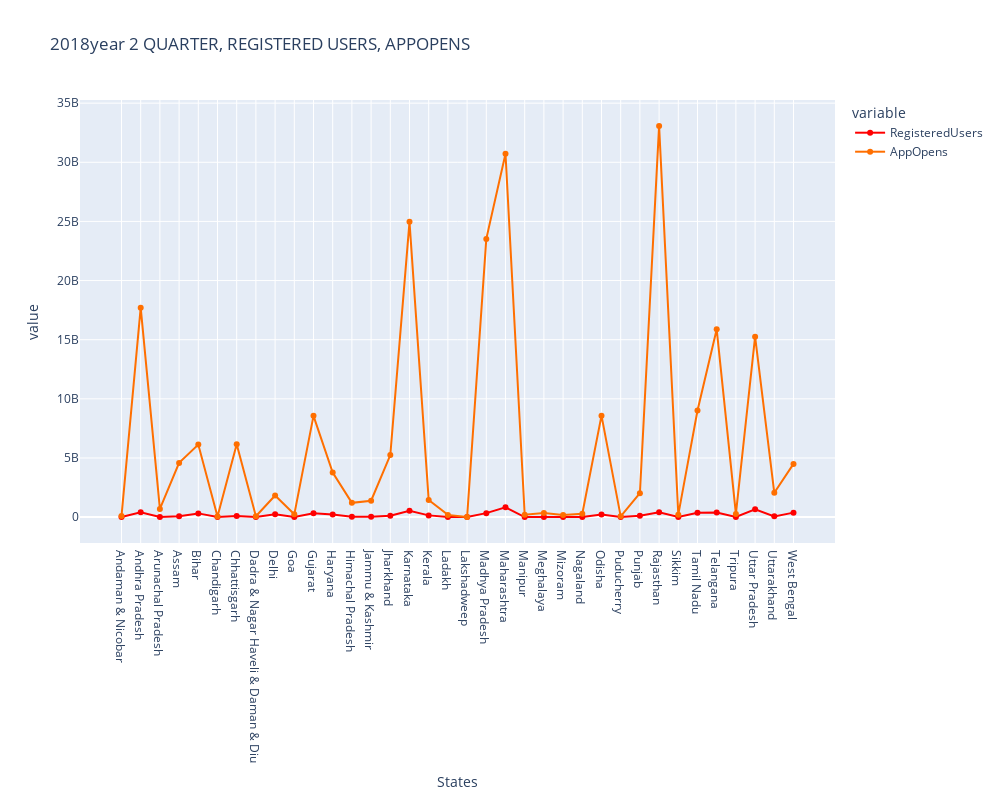

The cell this chart's notebook holds for it:
### Code cell
Map_user_year_quarter = map_user_plot_2(Map_user,2)

### Figure 1 — Plotly figure (JSON) as saved in the notebook; plotly's stock layout.template omitted (floating-point values rounded to 4 significant figures)
{"data": [{"hovertemplate": "variable=RegisteredUsers<br>States=%{x}<br>value=%{y}<extra></extra>", "legendgroup": "RegisteredUsers", "line": {"color": "rgb(255,0,0)", "dash": "solid"}, "marker": {"symbol": "circle"}, "mode": "markers+lines", "name": "RegisteredUsers", "orientation": "v", "showlegend": true, "type": "scatter", "x": ["Andaman & Nicobar", "Andhra Pradesh", "Arunachal Pradesh", "Assam", "Bihar", "Chandigarh", "Chhattisgarh", "Dadra & Nagar Haveli & Daman & Diu", "Delhi", "Goa", "Gujarat", "Haryana", "Himachal Pradesh", "Jammu & Kashmir", "Jharkhand", "Karnataka", "Kerala", "Ladakh", "Lakshadweep", "Madhya Pradesh", "Maharashtra", "Manipur", "Meghalaya", "Mizoram", "Nagaland", "Odisha", "Puducherry", "Punjab", "Rajasthan", "Sikkim", "Tamil Nadu", "Telangana", "Tripura", "Uttar Pradesh", "Uttarakhand", "West Bengal"], "xaxis": "x", "y": [1211200, 412517792, 5431248, 74978328, 314093588, 9555300, 100353244, 7260904, 239434636, 12578632, 331949888, 222916096, 36207188, 26352260, 120019496, 533435608, 145766220, 1559076, 97712, 335470156, 827995060, 6676276, 4142344, 1815360, 4343988, 209610140, 7534772, 123413944, 400011500, 3497916, 362113168, 384480756, 9874552, 663945752, 62953864, 378402564], "yaxis": "y"}, {"hovertemplate": "variable=AppOpens<br>States=%{x}<br>value=%{y}<extra></extra>", "legendgroup": "AppOpens", "line": {"color": "rgb(255,111,0)", "dash": "solid"}, "marker": {"symbol": "circle"}, "mode": "markers+lines", "name": "AppOpens", "orientation": "v", "showlegend": true, "type": "scatter", "x": ["Andaman & Nicobar", "Andhra Pradesh", "Arunachal Pradesh", "Assam", "Bihar", "Chandigarh", "Chhattisgarh", "Dadra & Nagar Haveli & Daman & Diu", "Delhi", "Goa", "Gujarat", "Haryana", "Himachal Pradesh", "Jammu & Kashmir", "Jharkhand", "Karnataka", "Kerala", "Ladakh", "Lakshadweep", "Madhya Pradesh", "Maharashtra", "Manipur", "Meghalaya", "Mizoram", "Nagaland", "Odisha", "Puducherry", "Punjab", "Rajasthan", "Sikkim", "Tamil Nadu", "Telangana", "Tripura", "Uttar Pradesh", "Uttarakhand", "West Bengal"], "xaxis": "x", "y": [90098496, 17708446700, 691579064, 4582631608, 6135602164, 54681268, 6152029196, 73604452, 1822198864, 234618080, 8560626616, 3775043356, 1207922904, 1384288144, 5246703504, 24966244808, 1450031096, 185193084, 812136, 23522594792, 30724845832, 204233036, 338752188, 173608508, 285852716, 8579903340, 66183148, 2022279028, 33077019936, 209267152, 9017649100, 15878070644, 268240188, 15259111520, 2056716344, 4498336144], "yaxis": "y"}], "layout": {"height": 800, "legend": {"title": {"text": "variable"}, "tracegroupgap": 0}, "title": {"text": "2018year 2 QUARTER, REGISTERED USERS, APPOPENS"}, "width": 1000, "xaxis": {"anchor": "y", "domain": [0, 1], "title": {"text": "States"}}, "yaxis": {"anchor": "x", "domain": [0, 1], "title": {"text": "value"}}}}
